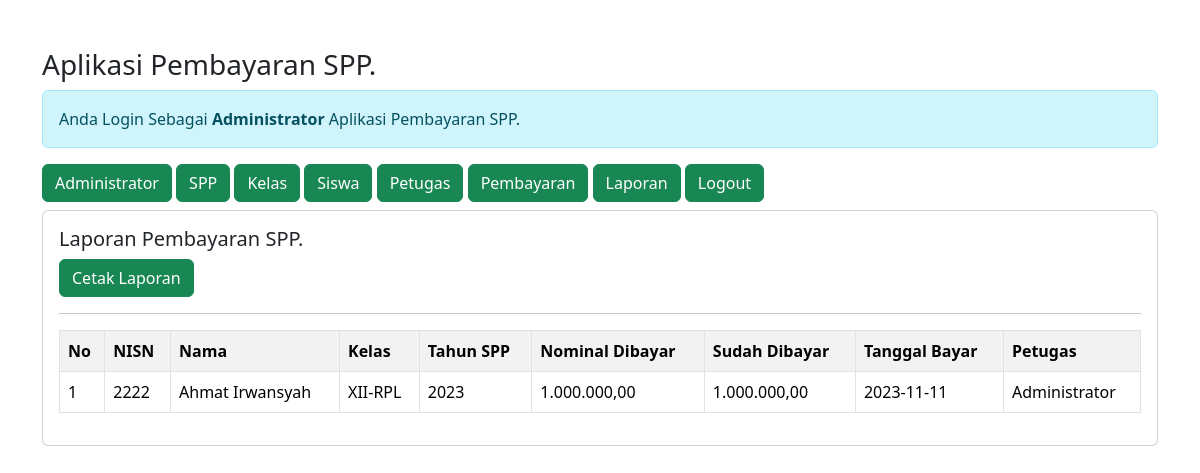
Screenshot of /admin/admin.php?url=laporan (signed in) with the database file from the repository.
### tables this page shows
CREATE TABLE `pembayaran` (
  `id_pembayaran` int(11) NOT NULL,
  `id_petugas` int(11) NOT NULL,
  `nisn` int(10) NOT NULL,
  `tgl_bayar` date NOT NULL,
  `bulan_dibayar` varchar(8) NOT NULL,
  `tahun_dibayar` varchar(4) NOT NULL,
  `id_spp` int(11) NOT NULL,
  `jumlah_bayar` int(11) NOT NULL
);

CREATE TABLE `siswa` (
  `nisn` int(10) NOT NULL,
  `nis` char(8) NOT NULL,
  `nama` varchar(35) NOT NULL,
  `id_kelas` int(11) NOT NULL,
  `alamat` text NOT NULL,
  `no_tlp` varchar(13) NOT NULL,
  `id_spp` int(11) NOT NULL
);

CREATE TABLE `kelas` (
  `id_kelas` int(11) NOT NULL,
  `nama_kelas` varchar(10) NOT NULL,
  `kompetensi_keahlian` varchar(50) NOT NULL
);

CREATE TABLE `spp` (
  `id_spp` int(11) NOT NULL,
  `tahun` int(11) NOT NULL,
  `nominal` int(11) NOT NULL
);

CREATE TABLE `petugas` (
  `id_petugas` int(11) NOT NULL,
  `username` varchar(25) NOT NULL,
  `password` varchar(32) NOT NULL,
  `nama_petugas` varchar(35) NOT NULL,
  `level` enum('admin','petugas','','') NOT NULL
);

### admin/laporan.php (the view)
<h5>Laporan Pembayaran SPP.</h5>
<a href="cetak-laporan.php" class="btn btn-success"> Cetak Laporan</a>
<hr>
<table class="table table-striped table-bordered">
    <tr class="fw-bold">
        <td>No</td>
        <td>NISN</td>
        <td>Nama</td>
        <td>Kelas</td>
        <td>Tahun SPP</td>
        <td>Nominal Dibayar</td>
        <td>Sudah Dibayar</td>
        <td>Tanggal Bayar</td>
        <td>Petugas</td>
    </tr>
    <?php
    include'../koneksi.php';
    $no = 1;
    $sql = "SELECT * FROM pembayaran,siswa,kelas,spp,petugas WHERE pembayaran.nisn=siswa.nisn AND siswa.id_kelas=kelas.id_kelas
    AND pembayaran.id_spp=spp.id_spp AND pembayaran.id_petugas=petugas.id_petugas ORDER BY tgl_bayar DESC";
    $query = mysqli_query($koneksi, $sql);
    foreach($query as $data){
        ?>
        <tr>
            <td><?= $no++; ?></td>
            <td><?= $data['nisn'] ?></td>
            <td><?= $data['nama'] ?></td>
            <td><?= $data['nama_kelas'] ?></td>
            <td><?= $data['tahun'] ?></td>
            <td><?= number_format($data['nominal'],2,',','.'); ?></td>
            <td><?= number_format($data['jumlah_bayar'],2,',','.'); ?></td>
            <td><?= $data['tgl_bayar'] ?></td>
            <td><?= $data['nama_petugas'] ?></td>
        </tr>
        <?php } ?>
</table>

### rows the page displays
pembayaran: nisn.nisn "2222", nisn.nama "Ahmat Irwansyah", kelas.nama_kelas "XII-RPL", spp.tahun "2023", spp.nominal "1.000.000,00", jumlah_bayar "1.000.000,00", tgl_bayar "2023-11-11", id_petugas.nama_petugas "Administrator"
